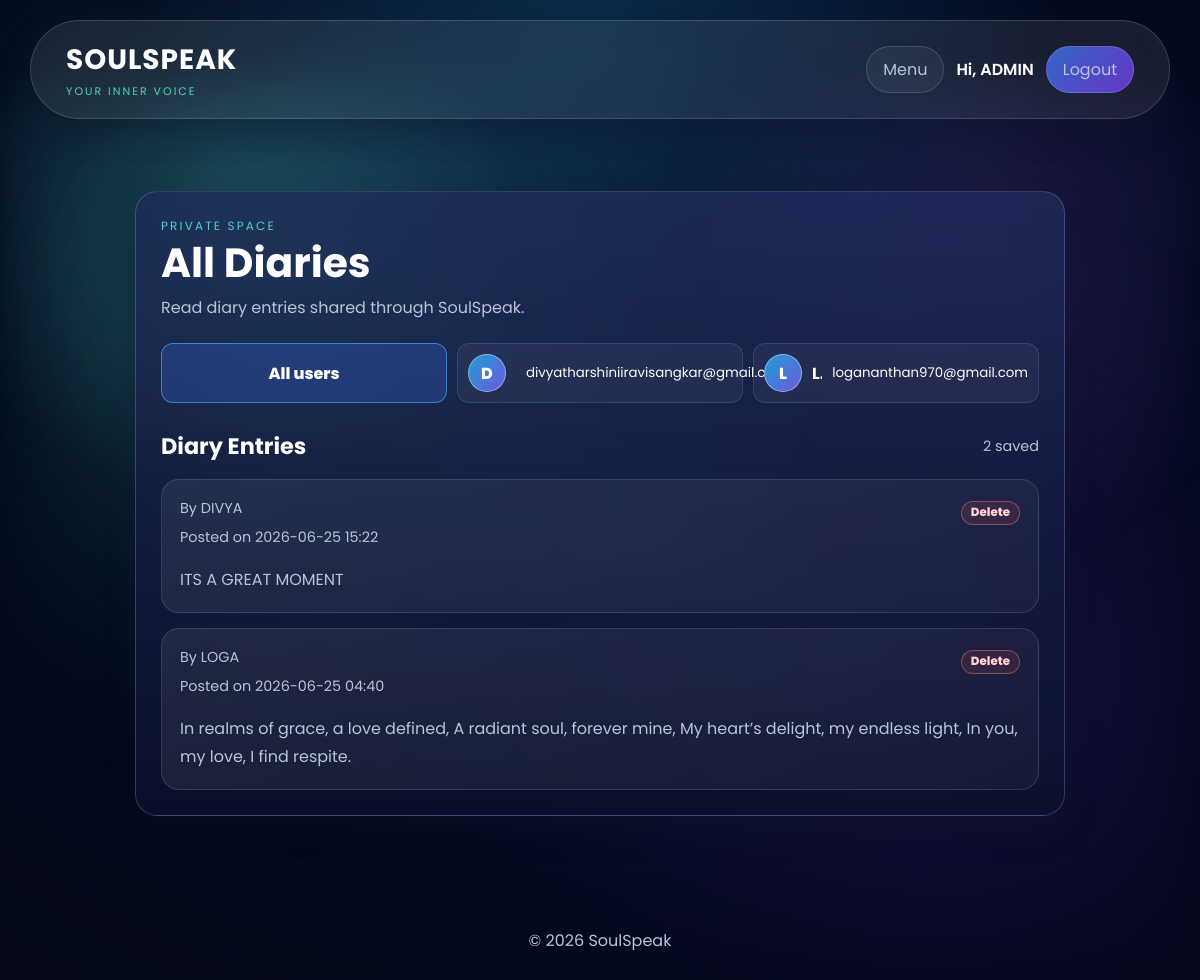
Page /diary (signed in) on the committed database.
### app.py (models this page shows)
class User(UserMixin, db.Model):
    id = db.Column(
        db.Integer,
        primary_key=True
    )
    username = db.Column(
        db.String(100),
        nullable=False
    )
    email = db.Column(
        db.String(150),
        unique=True,
        nullable=False
    )
    password = db.Column(
        db.String(100),
        nullable=False
    )

class Diary(db.Model):
    id = db.Column(
        db.Integer,
        primary_key=True
    )
    content = db.Column(
        db.Text,
        nullable=False
    )
    date = db.Column(
        db.DateTime,
        default=datetime.utcnow
    )
    user_id = db.Column(
        db.Integer,
        db.ForeignKey('user.id')
    )

### app.py (the view, shortened to what this page needs)
@app.route('/diary', methods=['GET', 'POST'])
@login_required
def diary():
    admin_view = is_admin_user()
    diary_users = []
    selected_diary_user = None
    selected_diary_user_id = request.args.get('user_id', type=int)
    if admin_view:
        diary_user_ids = [
            row[0]
            for row in db.session.query(Diary.user_id)
            .filter(Diary.user_id.isnot(None))
            .distinct()
            .all()
        ]
        diary_users = User.query.filter(User.id.in_(diary_user_ids)).order_by(User.username.asc()).all() if diary_user_ids else []
        entries_query = Diary.query
        entries = entries_query.order_by(Diary.date.desc()).all()
    else:
        entries = Diary.query.filter_by(
            user_id=current_user.id
        ).order_by(Diary.date.desc()).all()
    users_by_id = {
        user.id: user
        for user in User.query.all()
    } if is_admin_user() else {}
    return render_template(
        'diary.html',
        entries=entries,
        diary_users=diary_users,
        selected_diary_user=selected_diary_user,
        users_by_id=users_by_id,
        user=current_user.username,
        is_admin=admin_view
    )

### app.py (called while the page is built)
def is_admin_user(user=None):
    user = user or current_user
    if not getattr(user, 'is_authenticated', False):
        return False
    username = (getattr(user, 'username', '') or '').strip().lower()
    email = (getattr(user, 'email', '') or '').strip().lower()
    return username == 'admin' or email in app.config.get('ADMIN_EMAILS', set())

@app.context_processor
def inject_admin_status():
    return {'is_admin': is_admin_user()}

@login_manager.user_loader
def load_user(user_id):
    return User.query.get(int(user_id))

### templates/diary.html (shortened to what this page needs)
{% extends "base.html" %}
{% block content %}
<main class="app-page">
    <section class="diary-entry">
        <div class="page-heading compact-heading">
            <p class="eyebrow">Private space</p>
            <h1>{% if is_admin %}All Diaries{% else %}Personal Diary{% endif %}</h1>
            <p>{% if is_admin %}Read diary entries shared through SoulSpeak.{% else %}Write what you need to put down. Your entries stay here for you.{% endif %}</p>
        </div>
        {% if is_admin %}
            <div class="admin-user-filter">
                <a class="filter-user{% if not selected_diary_user %} active{% endif %}" href="{{ url_for('diary') }}">All users</a>
                {% for diary_user in diary_users %}
                    <a class="filter-user{% if selected_diary_user and selected_diary_user.id == diary_user.id %} active{% endif %}" href="{{ url_for('diary', user_id=diary_user.id) }}">
                        <span>{{ (diary_user.username or 'U')[:1]|upper }}</span>
                        <strong>{{ diary_user.username }}</strong>
                        <small>{{ diary_user.email }}</small>
                    </a>
                {% endfor %}
            </div>
        {% else %}
            <form method="POST" class="diary-form">
                <textarea name="content" rows="6" placeholder="Write your diary entry..." required></textarea>
                <button class="btn" type="submit">Save Entry</button>
            </form>
        {% endif %}
        <div class="section-title-row">
            <h2>{% if selected_diary_user %}{{ selected_diary_user.username }}'s Diary{% else %}Diary Entries{% endif %}</h2>
            <span>{{ entries|length if entries else 0 }} saved</span>
        </div>
        {% if entries %}
            <div class="entries">
                {% for entry in entries %}
                    <article class="entry-card">
                        <div class="entry-header">
                            <div>
                                {% if is_admin %}
                                    {% set entry_user = users_by_id.get(entry.user_id) %}
                                    <div class="entry-meta">By {{ entry_user.username if entry_user else 'Unknown user' }}</div>
                                {% endif %}
                                <div class="entry-meta">Posted on {{ entry.date.strftime('%Y-%m-%d %H:%M') if entry.date else 'Unknown' }}</div>
                            </div>
                            <form method="POST" action="{{ url_for('delete_diary', entry_id=entry.id) }}">
                                <button type="submit" class="danger-text-btn">Delete</button>
                            </form>
                        </div>
                        <p>{{ entry.content }}</p>
                    </article>
                {% endfor %}
            </div>
        {% else %}
            <p class="empty-state">You have no diary entries yet.</p>
        {% endif %}
    </section>
</main>
{% endblock %}

### templates/base.html (shortened to what this page needs)
<!DOCTYPE html>
<html lang="en">
<head>
    <link rel="stylesheet" href="{{ url_for('static', filename='style.css') }}">
</head>
<body>
    <header>
        <nav class="navbar">
            <a class="logo" href="{{ url_for('home') }}">
                <span>SOULSPEAK</span>
                <small>Your inner voice</small>
            </a>
            <div class="nav-links">
                {% if current_user.is_authenticated %}
                    <a href="{{ url_for('menu') }}" class="nav-link-btn">Menu</a>
                    <span class="nav-user">Hi, {{ current_user.username }}</span>
                    <a href="{{ url_for('logout') }}" class="nav-link-btn logout-btn">Logout</a>
                {% endif %}
            </div>
        </nav>
    </header>
    {% block content %}{% endblock %}
    <footer>
        <p>&copy; 2026 SoulSpeak</p>
    </footer>
</body>
</html>

### rows in the picture
User: username "ADMIN"
User: username "D", email "divyatharshiniiravisangkar@gmail.com", username "DIVYA"
User: username "L", email "logananthan970@gmail.com", username "LOGA"
Diary: date "2026-06-25 15:22", content "ITS A GREAT MOMENT"
Diary: date "2026-06-25 04:40", content "In realms of grace, a love defined, A radiant soul, forever mine, My heart’s delight, my endless light, In you, my love, I find respite."

### other values in the picture
{{ entries|length if entries else 0 }} "2"
